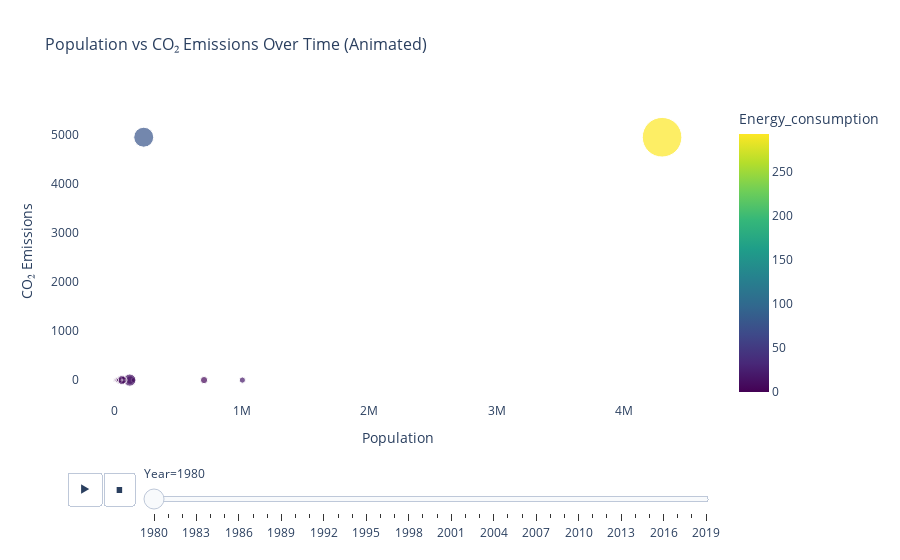

Notebook code cell kept with this figure:
### Markdown cell above
### Interactive Scatter: Population vs CO₂ Emissions (Animated)

### Code cell
# Aggregate by country and year
country_year = df.groupby(['Country', 'Year']).agg({
    'Population': 'mean',
    'CO2_emission': 'sum',
    'GDP': 'mean',
    'Energy_consumption': 'sum'
}).reset_index()

# Ensure GDP (used for marker sizes) has no NaNs or negative values
country_year['GDP'] = pd.to_numeric(country_year['GDP'], errors='coerce')
if country_year['GDP'].isna().any():
    # fill missing GDP with the median (safe default for sizing)
    country_year['GDP'] = country_year['GDP'].fillna(country_year['GDP'].median())
country_year['GDP'] = country_year['GDP'].clip(lower=0)

# Create animated scatter plot
fig = px.scatter(country_year, x='Population', y='CO2_emission', 
                 animation_frame='Year', animation_group='Country',
                 size='GDP', color='Energy_consumption', hover_name='Country',
                 title='Population vs CO₂ Emissions Over Time (Animated)',
                 labels={'Population': 'Population', 'CO2_emission': 'CO₂ Emissions'},
                 size_max=60, color_continuous_scale='Viridis')

fig.update_layout(
    plot_bgcolor='white',
    font=dict(size=12),
    title_font_size=16
)

fig.show()
print("\n💡 Tip: Click the play button to see how the relationship evolves over time!")

### Figure 1 — Plotly figure (JSON) as saved in the notebook; plotly's stock layout.template omitted (floating-point values rounded to 4 significant figures; data arrays with more than 128 entries replaced by an {"elided": "..."} marker saying what was removed)
{"data": [{"hovertemplate": "<b>%{hovertext}</b><br><br>Year=1980<br>Population=%{x}<br>CO₂ Emissions=%{y}<br>GDP=%{marker.size}<br>Energy_consumption=%{marker.color}<extra></extra>", "hovertext": {"elided": "231 str values"}, "ids": {"elided": "231 str values"}, "legendgroup": "", "marker": {"color": {"elided": "231 float values"}, "coloraxis": "coloraxis", "size": {"elided": "231 float values"}, "sizemode": "area", "sizeref": 35.47, "symbol": "circle"}, "mode": "markers", "name": "", "orientation": "v", "showlegend": false, "type": "scatter", "x": {"elided": "231 float values"}, "xaxis": "x", "y": {"elided": "231 float values"}, "yaxis": "y"}], "layout": {"coloraxis": {"colorbar": {"title": {"text": "Energy_consumption"}}, "colorscale": [[0, "#440154"], [0.1111, "#482878"], [0.2222, "#3e4989"], [0.3333, "#31688e"], [0.4444, "#26828e"], [0.5556, "#1f9e89"], [0.6667, "#35b779"], [0.7778, "#6ece58"], [0.8889, "#b5de2b"], [1, "#fde725"]]}, "font": {"size": 12}, "legend": {"itemsizing": "constant", "tracegroupgap": 0}, "plot_bgcolor": "white", "sliders": [{"active": 0, "currentvalue": {"prefix": "Year="}, "len": 0.9, "pad": {"b": 10, "t": 60}, "steps": [{"args": [["1980"], {"frame": {"duration": 0, "redraw": false}, "fromcurrent": true, "mode": "immediate", "transition": {"duration": 0, "easing": "linear"}}], "label": "1980", "method": "animate"}, {"args": [["1981"], {"frame": {"duration": 0, "redraw": false}, "fromcurrent": true, "mode": "immediate", "transition": {"duration": 0, "easing": "linear"}}], "label": "1981", "method": "animate"}, {"args": [["1982"], {"frame": {"duration": 0, "redraw": false}, "fromcurrent": true, "mode": "immediate", "transition": {"duration": 0, "easing": "linear"}}], "label": "1982", "method": "animate"}, {"args": [["1983"], {"frame": {"duration": 0, "redraw": false}, "fromcurrent": true, "mode": "immediate", "transition": {"duration": 0, "easing": "linear"}}], "label": "1983", "method": "animate"}, {"args": [["1984"], {"frame": {"duration": 0, "redraw": false}, "fromcurrent": true, "mode": "immediate", "transition": {"duration": 0, "easing": "linear"}}], "label": "1984", "method": "animate"}, {"args": [["1985"], {"frame": {"duration": 0, "redraw": false}, "fromcurrent": true, "mode": "immediate", "transition": {"duration": 0, "easing": "linear"}}], "label": "1985", "method": "animate"}, {"args": [["1986"], {"frame": {"duration": 0, "redraw": false}, "fromcurrent": true, "mode": "immediate", "transition": {"duration": 0, "easing": "linear"}}], "label": "1986", "method": "animate"}, {"args": [["1987"], {"frame": {"duration": 0, "redraw": false}, "fromcurrent": true, "mode": "immediate", "transition": {"duration": 0, "easing": "linear"}}], "label": "1987", "method": "animate"}, {"args": [["1988"], {"frame": {"duration": 0, "redraw": false}, "fromcurrent": true, "mode": "immediate", "transition": {"duration": 0, "easing": "linear"}}], "label": "1988", "method": "animate"}, {"args": [["1989"], {"frame": {"duration": 0, "redraw": false}, "fromcurrent": true, "mode": "immediate", "transition": {"duration": 0, "easing": "linear"}}], "label": "1989", "method": "animate"}, {"args": [["1990"], {"frame": {"duration": 0, "redraw": false}, "fromcurrent": true, "mode": "immediate", "transition": {"duration": 0, "easing": "linear"}}], "label": "1990", "method": "animate"}, {"args": [["1991"], {"frame": {"duration": 0, "redraw": false}, "fromcurrent": true, "mode": "immediate", "transition": {"duration": 0, "easing": "linear"}}], "label": "1991", "method": "animate"}, {"args": [["1992"], {"frame": {"duration": 0, "redraw": false}, "fromcurrent": true, "mode": "immediate", "transition": {"duration": 0, "easing": "linear"}}], "label": "1992", "method": "animate"}, {"args": [["1993"], {"frame": {"duration": 0, "redraw": false}, "fromcurrent": true, "mode": "immediate", "transition": {"duration": 0, "easing": "linear"}}], "label": "1993", "method": "animate"}, {"args": [["1994"], {"frame": {"duration": 0, "redraw": false}, "fromcurrent": true, "mode": "immediate", "transition": {"duration": 0, "easing": "linear"}}], "label": "1994", "method": "animate"}, {"args": [["1995"], {"frame": {"duration": 0, "redraw": false}, "fromcurrent": true, "mode": "immediate", "transition": {"duration": 0, "easing": "linear"}}], "label": "1995", "method": "animate"}, {"args": [["1996"], {"frame": {"duration": 0, "redraw": false}, "fromcurrent": true, "mode": "immediate", "transition": {"duration": 0, "easing": "linear"}}], "label": "1996", "method": "animate"}, {"args": [["1997"], {"frame": {"duration": 0, "redraw": false}, "fromcurrent": true, "mode": "immediate", "transition": {"duration": 0, "easing": "linear"}}], "label": "1997", "method": "animate"}, {"args": [["1998"], {"frame": {"duration": 0, "redraw": false}, "fromcurrent": true, "mode": "immediate", "transition": {"duration": 0, "easing": "linear"}}], "label": "1998", "method": "animate"}, {"args": [["1999"], {"frame": {"duration": 0, "redraw": false}, "fromcurrent": true, "mode": "immediate", "transition": {"duration": 0, "easing": "linear"}}], "label": "1999", "method": "animate"}, {"args": [["2000"], {"frame": {"duration": 0, "redraw": false}, "fromcurrent": true, "mode": "immediate", "transition": {"duration": 0, "easing": "linear"}}], "label": "2000", "method": "animate"}, {"args": [["2001"], {"frame": {"duration": 0, "redraw": false}, "fromcurrent": true, "mode": "immediate", "transition": {"duration": 0, "easing": "linear"}}], "label": "2001", "method": "animate"}, {"args": [["2002"], {"frame": {"duration": 0, "redraw": false}, "fromcurrent": true, "mode": "immediate", "transition": {"duration": 0, "easing": "linear"}}], "label": "2002", "method": "animate"}, {"args": [["2003"], {"frame": {"duration": 0, "redraw": false}, "fromcurrent": true, "mode": "immediate", "transition": {"duration": 0, "easing": "linear"}}], "label": "2003", "method": "animate"}, {"args": [["2004"], {"frame": {"duration": 0, "redraw": false}, "fromcurrent": true, "mode": "immediate", "transition": {"duration": 0, "easing": "linear"}}], "label": "2004", "method": "animate"}, {"args": [["2005"], {"frame": {"duration": 0, "redraw": false}, "fromcurrent": true, "mode": "immediate", "transition": {"duration": 0, "easing": "linear"}}], "label": "2005", "method": "animate"}, {"args": [["2006"], {"frame": {"duration": 0, "redraw": false}, "fromcurrent": true, "mode": "immediate", "transition": {"duration": 0, "easing": "linear"}}], "label": "2006", "method": "animate"}, {"args": [["2007"], {"frame": {"duration": 0, "redraw": false}, "fromcurrent": true, "mode": "immediate", "transition": {"duration": 0, "easing": "linear"}}], "label": "2007", "method": "animate"}, {"args": [["2008"], {"frame": {"duration": 0, "redraw": false}, "fromcurrent": true, "mode": "immediate", "transition": {"duration": 0, "easing": "linear"}}], "label": "2008", "method": "animate"}, {"args": [["2009"], {"frame": {"duration": 0, "redraw": false}, "fromcurrent": true, "mode": "immediate", "transition": {"duration": 0, "easing": "linear"}}], "label": "2009", "method": "animate"}, {"args": [["2010"], {"frame": {"duration": 0, "redraw": false}, "fromcurrent": true, "mode": "immediate", "transition": {"duration": 0, "easing": "linear"}}], "label": "2010", "method": "animate"}, {"args": [["2011"], {"frame": {"duration": 0, "redraw": false}, "fromcurrent": true, "mode": "immediate", "transition": {"duration": 0, "easing": "linear"}}], "label": "2011", "method": "animate"}, {"args": [["2012"], {"frame": {"duration": 0, "redraw": false}, "fromcurrent": true, "mode": "immediate", "transition": {"duration": 0, "easing": "linear"}}], "label": "2012", "method": "animate"}, {"args": [["2013"], {"frame": {"duration": 0, "redraw": false}, "fromcurrent": true, "mode": "immediate", "transition": {"duration": 0, "easing": "linear"}}], "label": "2013", "method": "animate"}, {"args": [["2014"], {"frame": {"duration": 0, "redraw": false}, "fromcurrent": true, "mode": "immediate", "transition": {"duration": 0, "easing": "linear"}}], "label": "2014", "method": "animate"}, {"args": [["2015"], {"frame": {"duration": 0, "redraw": false}, "fromcurrent": true, "mode": "immediate", "transition": {"duration": 0, "easing": "linear"}}], "label": "2015", "method": "animate"}, {"args": [["2016"], {"frame": {"duration": 0, "redraw": false}, "fromcurrent": true, "mode": "immediate", "transition": {"duration": 0, "easing": "linear"}}], "label": "2016", "method": "animate"}, {"args": [["2017"], {"frame": {"duration": 0, "redraw": false}, "fromcurrent": true, "mode": "immediate", "transition": {"duration": 0, "easing": "linear"}}], "label": "2017", "method": "animate"}, {"args": [["2018"], {"frame": {"duration": 0, "redraw": false}, "fromcurrent": true, "mode": "immediate", "transition": {"duration": 0, "easing": "linear"}}], "label": "2018", "method": "animate"}, {"args": [["2019"], {"frame": {"duration": 0, "redraw": false}, "fromcurrent": true, "mode": "immediate", "transition": {"duration": 0, "easing": "linear"}}], "label": "2019", "method": "animate"}], "x": 0.1, "xanchor": "left", "y": 0, "yanchor": "top"}], "title": {"font": {"size": 16}, "text": "Population vs CO₂ Emissions Over Time (Animated)"}, "updatemenus": [{"buttons": [{"args": [null, {"frame": {"duration": 500, "redraw": false}, "fromcurrent": true, "mode": "immediate", "transition": {"duration": 500, "easing": "linear"}}], "label": "&#9654;", "method": "animate"}, {"args": [[null], {"frame": {"duration": 0, "redraw": false}, "fromcurrent": true, "mode": "immediate", "transition": {"duration": 0, "easing": "linear"}}], "label": "&#9724;", "method": "animate"}], "direction": "left", "pad": {"r": 10, "t": 70}, "showactive": false, "type": "buttons", "x": 0.1, "xanchor": "right", "y": 0, "yanchor": "top"}], "xaxis": {"anchor": "y", "domain": [0, 1], "title": {"text": "Population"}}, "yaxis": {"anchor": "x", "domain": [0, 1], "title": {"text": "CO₂ Emissions"}}}}
